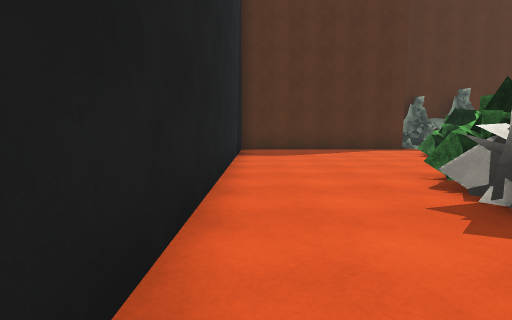
View 1 (above)

24 first-person views from a walk through a scene from a Unity 3-D project. The camera is 1.3 m above the floor, tilts 6° down and sees 85° across. The floor is counted in squares, 2 m on a side. Each view is taken from the middle of a square. On the plan, view 1 faces up. The plan holds only what a view shows up to about 9 squares ahead; the rest is blank. The place goes on beyond the plan. The player is left out. Some surface patterns are stand-ins.

View 2
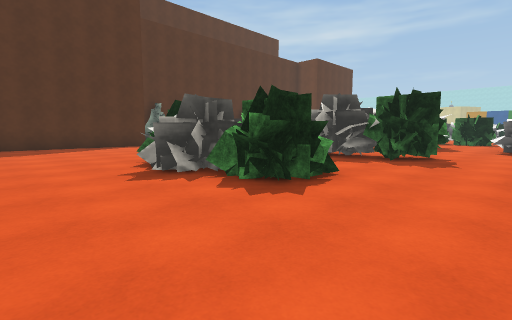

View 3
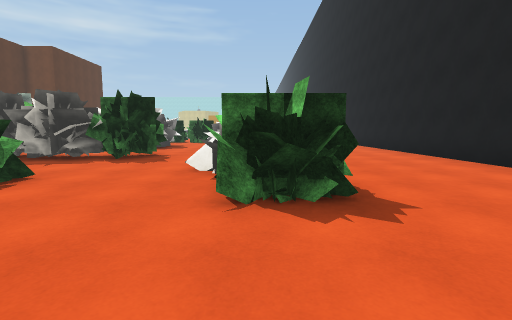

View 4
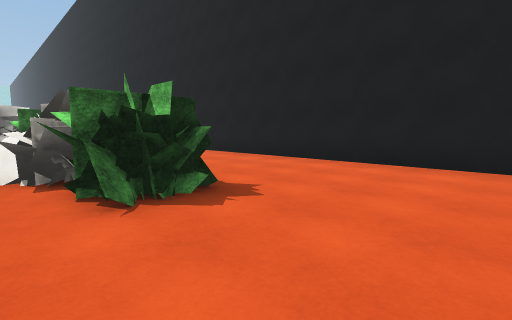

View 5
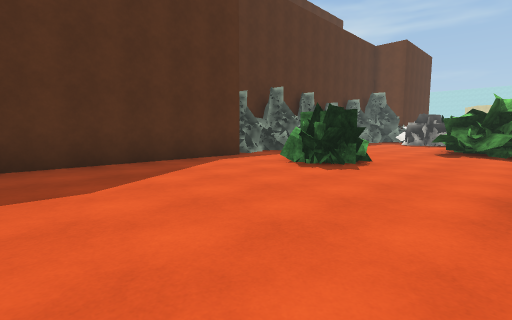

View 6
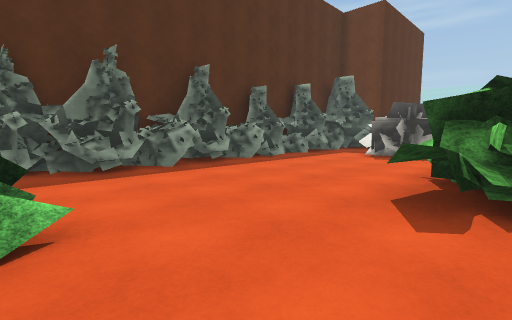

View 7
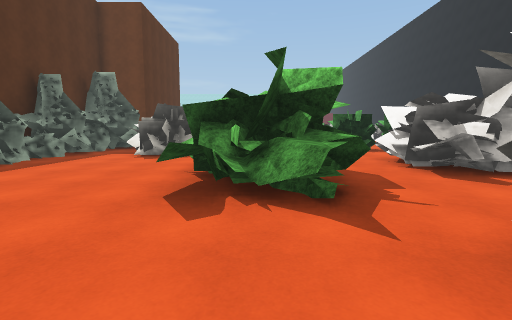

View 8
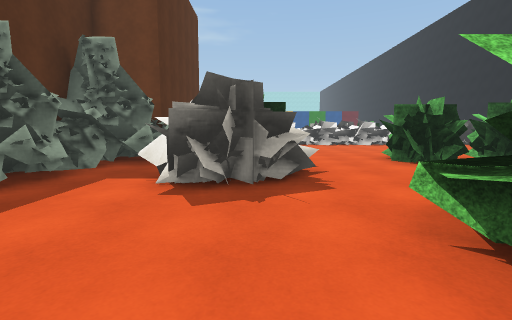

View 9
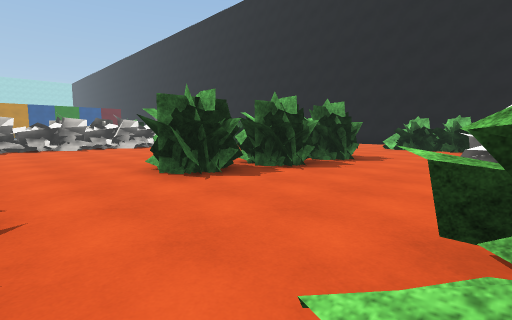

View 10
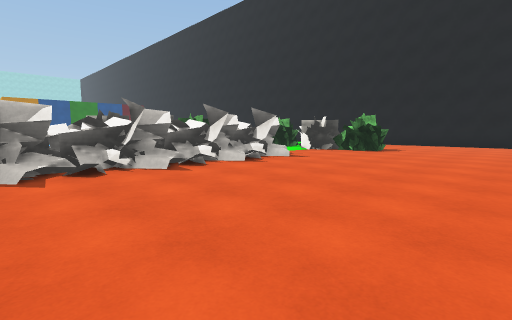

View 11
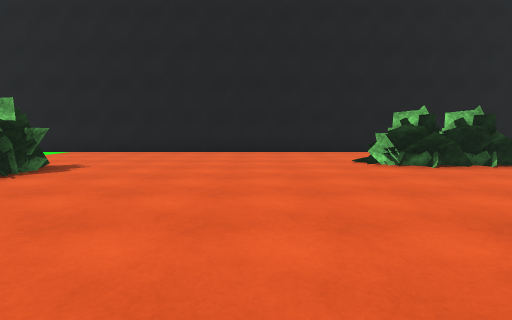

View 12
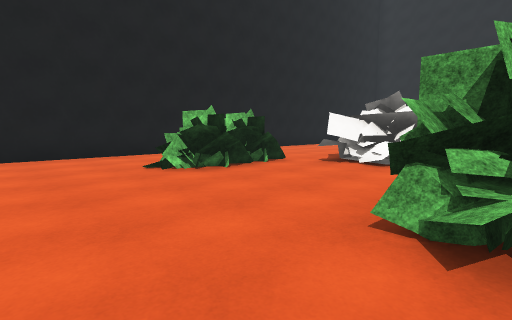

View 13
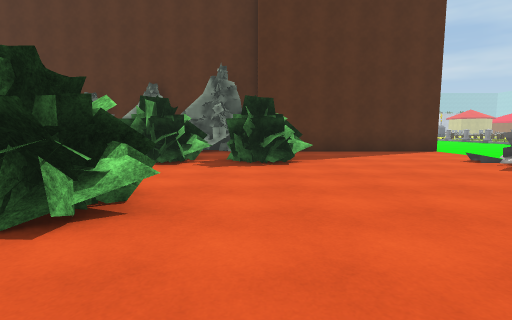

View 14
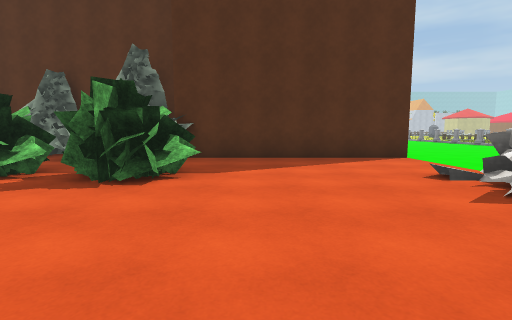

View 15
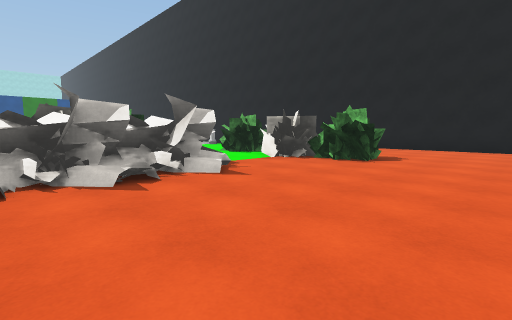

View 16
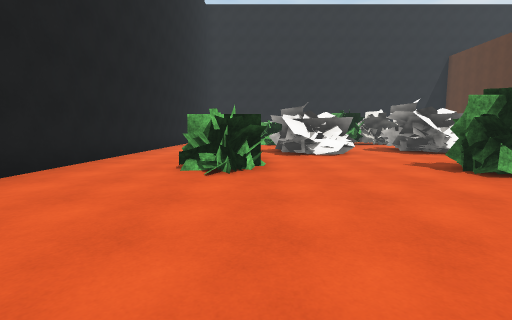

View 17
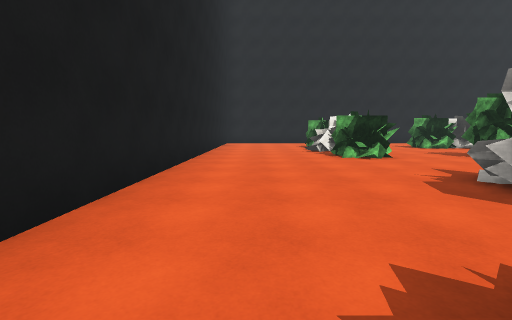

View 18
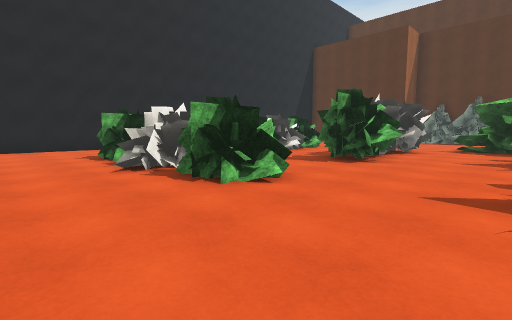

View 19
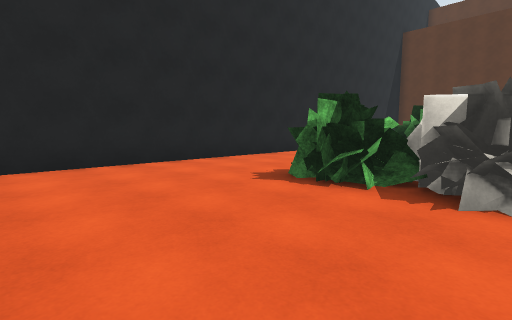

View 20
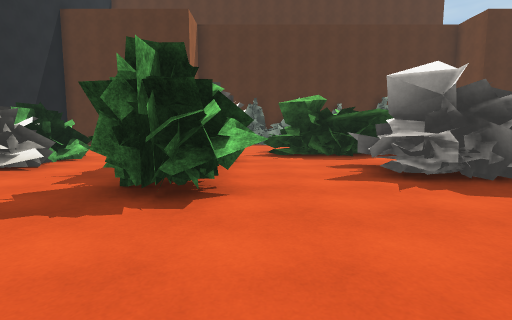

View 21
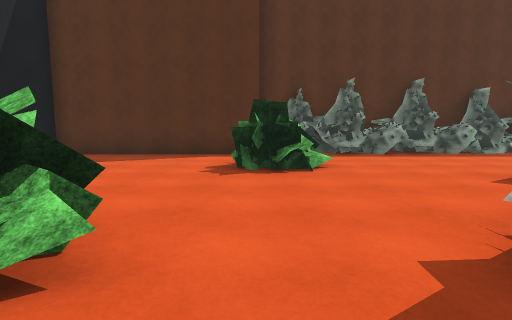

View 22
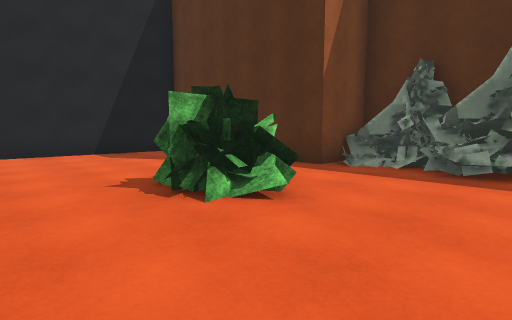

View 23
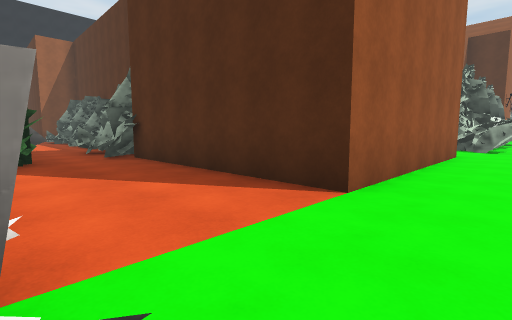

View 24
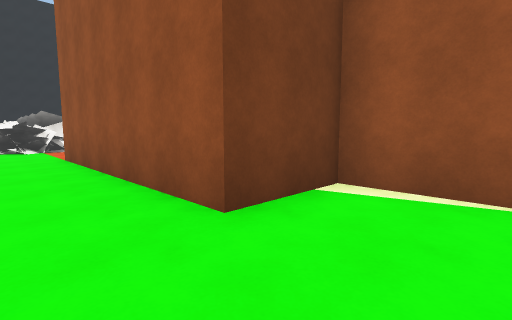

### Floor plan
Points are (right, up) in squares from view 1. A wall is a line through its corners. A room is listed if a view was taken in it or the views show most of it. See-through windows are left out.
Room 1 (views 1, 2, 3, 4, 5, 6, 7, 8, 9, 10, 11, 12, 13, 14, 15, 16, 17, 18, 19, 20, 21, 22, 23)
walls: (10.3, 4.4) (9.6, 4.1); (9.7, 3.5) (10, 4.4); (10.2, 4.6) (9.8, 3.7); (9.8, 4.7) (9.6, 5.2); (9.8, 4.7) (8.8, 4.7); (9.7, 4.6) (9.3, 4) (9.8, 4.9); (9.7, 4.7) (8.6, 4.8); (10, 5.1) (9.8, 6); (8.7, 5.2) (9.5, 5.3); (13.5, 11.5) (12.6, 11.5); (9.5, 11.5) (8.6, 11.5); (5.1, 11.5) (5.1, 9.7) (-0.5, 9.7) (-0.5, -6.9); (0.1, -7.5) (24.9, -7.5); (23.6, 15.3) (23.6, 9.7) (18.5, 9.7)
low walls: (9.8, 4.4) (9.3, 3.9); (9.8, 4.7) (9.2, 4.4); (10, 5.1) (8.6, 5.5); (9.1, 4.4) (9.7, 4.6)
ways out: opening at (24.5, 15) to room 2
objects: other object (2, 2) to (4, 2); bush (2, 3) to (4, 4); bush (3, -4) to (4, -3); bush (3, 0) to (4, 1); other object (4, -3) to (5, -2); bush (5, 7) to (6, 8); bush (6, -4) to (7, -3); other object (6, 2); other object (6, 10) to (7, 12); bush (7, 0) to (8, 1); other object (7, 2) to (8, 4); other object (8, 10) to (9, 11); other object (9, 10) to (11, 11); other object (10, -3) to (13, -1); other object (10, 0) to (12, 2); other object (11, 10) to (13, 12); bush (13, -5) to (14, -4); other object (13, 6) to (14, 8); other object (14, 10) to (15, 12); bush (15, -5) to (15, -4); bush (15, 0) to (16, 0); bush (15, 1) to (16, 2); bush (15, 7) to (17, 7); bush (16, 3) to (17, 4); other object (16, 10) to (18, 12); bush (18, 7) to (19, 7); bush (22, -4) to (23, -3); other object (23, 0) to (24, 1); other object (23, 2) to (25, 2); other object (23, 4) to (25, 5); other object (23, 5) to (25, 7); other object (24, -4) to (24, -2); bush (25, -3)
Room 2 (view 24)
walls: (21.9, 17) (21.9, 15.3) (23.6, 15.3)
ways out: opening at (24.5, 15) to room 1
objects: other object (23, 18) to (24, 19)

Where each view was taken, in squares from view 1:
view 1: 0 up, 0 right, facing up
view 2: 2 down, 0 right, facing up-right
view 3: 3 down, 0 right, facing right
view 4: 2 down, 0 right, facing down-right
view 5: 4 up, 0 right, facing up-right
view 6: 5 up, 6 right, facing up-right
view 7: 5 up, 6 right, facing right
view 8: 7 up, 10 right, facing right
view 9: 6 up, 12 right, facing down-right
view 10: 6 up, 18 right, facing down-right
view 11: 1 up, 18 right, facing down
view 12: 0 up, 18 right, facing down-left
view 13: 1 up, 18 right, facing up
view 14: 3 up, 20 right, facing up
view 15: 3 up, 19 right, facing down-right
view 16: 4 down, 20 right, facing left
view 17: 6 down, 14 right, facing left
view 18: 6 down, 10 right, facing up-left
view 19: 7 down, 5 right, facing up-left
view 20: 3 down, 8 right, facing up
view 21: 2 up, 5 right, facing up
view 22: 5 up, 8 right, facing up-left
view 23: 7 up, 25 right, facing up-left
view 24: 17 up, 25 right, facing down-left
